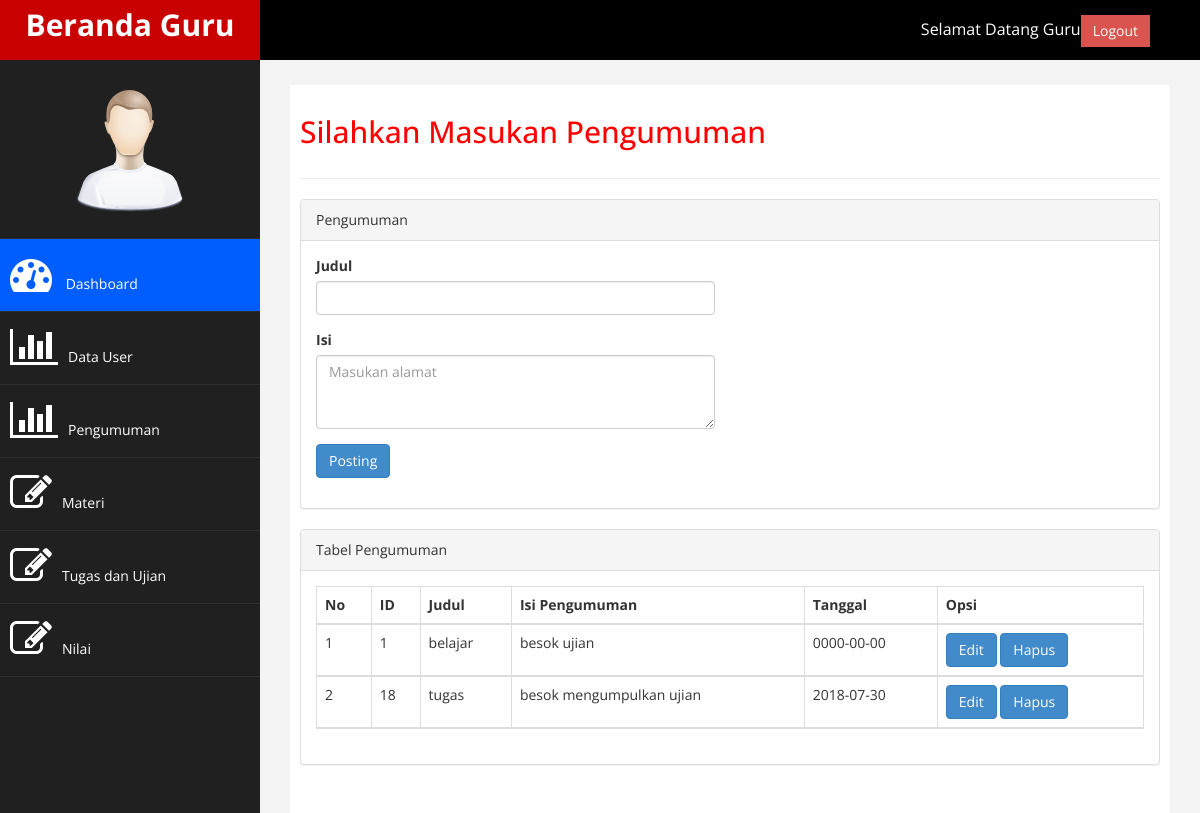
Screenshot of /pengumuman.php with the database file from the repository.
### tables this page shows
CREATE TABLE `pengumuman` (
  `id_pgmn` int(10) NOT NULL,
  `judul` varchar(100) NOT NULL,
  `isi` text NOT NULL,
  `id_guru` int(11) NOT NULL,
  `tgl` date NOT NULL
);

### pengumuman.php (the view, shortened to what this page needs)
<?php
    include "koneksi.php";
?>
<!DOCTYPE html>
<html xmlns="http://www.w3.org/1999/xhtml">
<head>
    <link href="assets/css/bootstrap.css" rel="stylesheet" />
    <link href="assets/css/font-awesome.css" rel="stylesheet" />
    <link href="assets/js/morris/morris-0.4.3.min.css" rel="stylesheet" />
    <link href="assets/css/custom.css" rel="stylesheet" />
</head>
<body>
    <div id="wrapper">
        <nav class="navbar navbar-default navbar-cls-top " role="navigation" style="margin-bottom: 0">
            <div class="navbar-header">
                <a class="navbar-brand" href="beranda_guru.php">Beranda Guru</a>
            </div>
  <div style="color: white;
padding: 15px 50px 5px 50px;
float: right;
font-size: 16px;">Selamat Datang Guru<a href="logout_guru.php" class="btn btn-danger square-btn-adjust">Logout</a> </div>
        </nav>
                <nav class="navbar-default navbar-side" role="navigation">
            <div class="sidebar-collapse">
                <ul class="nav" id="main-menu">
				<li class="text-center">
                    <img src="assets/img/find_user.png" class="user-image img-responsive"/>
					</li>
                    <li>
                        <a class="active-menu"  href="beranda_guru.php"><i class="fa fa-dashboard fa-3x"></i> Dashboard</a>
                    </li>
                    <li>
                        <a  href="user_guru.php"><i class="fa fa-bar-chart-o fa-3x"></i>Data User</a>
                    </li>
					<li>
                        <a   href="Pengumuman.php"><i class="fa fa-bar-chart-o fa-3x"></i>Pengumuman</a>
                    </li>
                    <li>
                        <a  href="materi.php"><i class="fa fa-edit fa-3x"></i>Materi</a>
                    </li>
                    <li>
                        <a  href="soal.php"><i class="fa fa-edit fa-3x"></i>Tugas dan Ujian</a>
                    </li>
                    <li>
                        <a  href="nilai.php"><i class="fa fa-edit fa-3x"></i>Nilai</a>
                    </li>
                </ul>
            </div>
        </nav>
        <div id="page-wrapper" >
            <div id="page-inner">
                <div class="row">
                    <div class="col-md-12">
                     <h2> Silahkan Masukan Pengumuman</h2>
                    </div>
                </div>
                 <hr />
                <div class="col-md-3 col-sm-6 col-xs-6"> </div>
<div class="panel panel-default">
    <div class="panel-heading">Pengumuman</div>
        <div class="panel-body">
            <div class="row">
                <div class="col-md-6">
                    <form method="post" role="form">
                         <div class="form-group">
                            <label>Judul</label>
                            <input name="judul" class="form-control" />
                        </div>
                        <div class="form-group">
                            <label>Isi</label>
                             <textarea name="isi" class="form-control" rows="3" placeholder="Masukan alamat"></textarea>
                        <button  class="btn btn-primary" name="simpan">Posting</button>
                </div>
            </div>
        </div>
    </div>
</div>
<div class="row">
    <div class="col-md-12">
        <div class="panel panel-default">
            <div class="panel-heading">Tabel Pengumuman</div>
                <div class="panel-body">
                    <div class="table-responsive">
                        <table class="table table-striped table-bordered table-hover" id="dataTables-example">
                            <thead>
                                <tr>
                                            <th>No</th>
                                            <th>ID</th>
                                            <th>Judul</th>
                                            <th>Isi Pengumuman</th>
                                            <th>Tanggal</th>
                                            <th>Opsi</th>
                                </tr>
                                        <?php
                                        $no = 1;
                                        $qry = mysqli_query($koneksi,"SELECT * FROM pengumuman");
                                        while($data=mysqli_fetch_array($qry)) {
                                        ?>
                                <tr>
                                            <td><?php echo $no++; ?></td>
                                            <td><?php echo $data['id_pgmn'];?></td>
                                            <td><?php echo $data['judul'];?></td>
                                            <td><?php echo $data['isi'];?></td>
                                            <td><?php echo $data['tgl'];?></td>
                                            <td>
                                        <a class="btn btn-primary " href="edit_pgmn.php?id=<?php echo $data['id_pgmn'];?>">Edit
                                        </a>
                                         <a class="btn btn-primary " onclick="return confirm('Anda Yakin ?')" href="hapus_pgmn.php?id=<?php echo $data['id_pgmn']; ?>">Hapus</a>
                                            </td>
                                </tr>
                                        <?php } ?>
                                    </thead>
                                </table>
                            </div>
                        </div>
                    </div>
</body>
</html>

### assets/css/custom.css (style rules this page uses)
body { font-family: 'Open Sans', sans-serif; }
#wrapper { width: 100%; background:#202020; }
#page-wrapper { padding: 15px 15px; min-height: 600px; background:#F3F3F3; }
#page-inner { width:100%; margin:10px 20px 10px 0px; background-color:#fff!important; padding:10px; min-height:1200px; }
.text-center { text-align:center; }
h2 { color: #f00; }
.square-btn-adjust { border: 0px solid transparent; -webkit-border-radius: 0px; -moz-border-radius: 0px; border-radius: 0px; }
.user-image { margin: 25px auto; -webkit-border-radius: 10px; -moz-border-radius: 10px; border-radius: 10px; max-height:170px; max-width:170px; }
.navbar-cls-top .navbar-brand { color: #fff; background: #005dff; width: 260px; text-align: center; height: 60px; font-size: 30px; font-weight: 700; }
.active-menu { background-color:#005dff!important; }
.sidebar-collapse , .sidebar-collapse .nav { background:none; }
.sidebar-collapse .nav { padding:0; }
.sidebar-collapse .nav > li > a { color:#fff; background:#202020; text-shadow:none; }
.sidebar-collapse > .nav > li > a { padding:15px 10px; }
.sidebar-collapse > .nav > li { border-bottom: 1px solid rgba(107, 108, 109, 0.19); }
.navbar-side { border:none; background-color: #202020; }
.navbar-cls-top { background:#000; border-bottom:none; }
.navbar-default { border:0px solid black; }
.navbar-header { background: #A70303; }
.nav > li > a > i { margin-right:10px; }
@media (min-width:768px) { #page-wrapper { margin: 0 0 0 260px; padding: 15px 30px; min-height: 1200px; } }
@media (min-width:768px) { .navbar-side { z-index: 1; position: absolute; width: 260px; } }
@media (min-width:768px) { .navbar { border-radius: 0px; } }

### rows the page displays
pengumuman: id_pgmn "1", judul "belajar", isi "besok ujian", tgl "0000-00-00"
pengumuman: id_pgmn "18", judul "tugas", isi "besok mengumpulkan ujian", tgl "2018-07-30"
